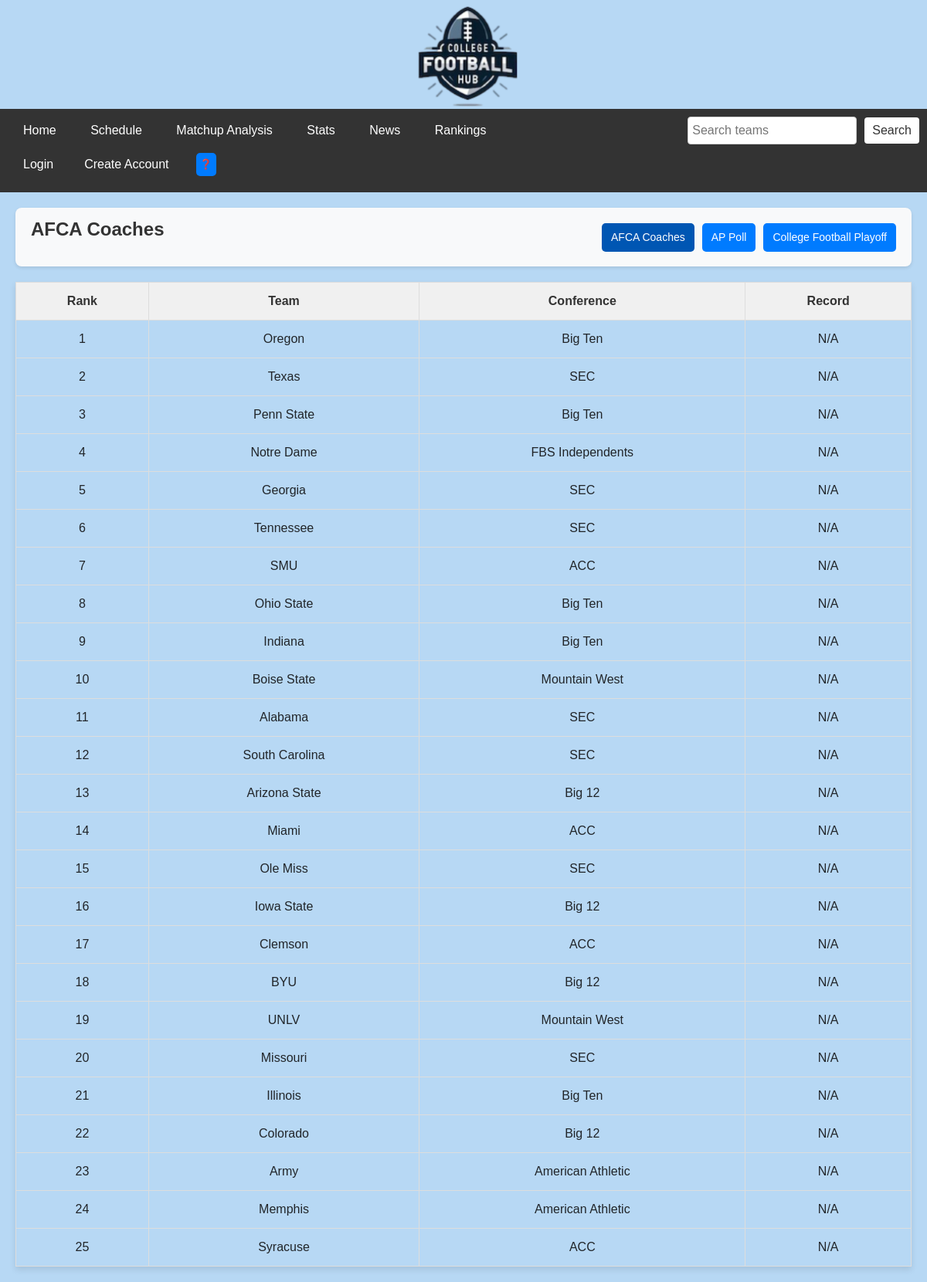
Screenshot of /rankings with the database file from the repository.
### models.py (models this page shows, shortened)
class Ranking(db.Model):
    id = db.Column(db.Integer, primary_key=True)
    rank = db.Column(db.Integer, nullable=False)
    name = db.Column(db.String(100), nullable=False)
    conference = db.Column(db.String(100))
    record = db.Column(db.String(20))
    poll_type = db.Column(db.String(50), nullable=False)

### app.py (the view)
    @app.route('/rankings', methods=['GET']) # need to clean up
    def rankings():
        selected_poll = request.args.get('poll', 'AFCA Coaches')  # Default to 'AFCA Coaches'
        print(f"Selected poll: {selected_poll}")
        rankings_data = (
            Ranking.query.filter_by(poll_type=selected_poll)
            .order_by(Ranking.rank)
            .all()
        )
        print(f"Fetched {len(rankings_data)} rows for poll type '{selected_poll}'")
        print(f"Data: {[{'rank': r.rank, 'name': r.name, 'poll_type': r.poll_type} for r in rankings_data]}")
        if not rankings_data:
            return f"No rankings available for {selected_poll}.", 404
        return render_template('top_25_rankings.html', rankings=rankings_data, selected_poll=selected_poll)

### templates/top_25_rankings.html (shortened to what this page needs)
{% extends "base.html" %}
{% block content %}
<link rel="stylesheet" href="{{ url_for('static', filename='styles.css') }}"><link rel="stylesheet" href="{{ url_for('static', filename='styles.css') }}">
<div class="rankings-header">
    <div class="poll-display">
        {{ selected_poll }}
    </div>
    <div class="poll-links">
        <a href="?poll=AFCA Coaches" class="{% if selected_poll == 'AFCA Coaches' %}active{% endif %}">AFCA Coaches</a>
        <a href="?poll=AP" class="{% if selected_poll == 'AP' %}active{% endif %}">AP Poll</a>
        <a href="?poll=CFP" class="{% if selected_poll == 'CFP' %}active{% endif %}">College Football Playoff</a>
    </div>
</div>
<table class="rankings-table">
    <thead>
        <tr>
            <th>Rank</th>
            <th>Team</th>
            <th>Conference</th>
            <th>Record</th>
        </tr>
    </thead>
    <tbody>
        {% for team in rankings %}
        <tr>
            <td>{{ team.rank }}</td>
            <td>{{ team.name }}</td>
            <td>{{ team.conference }}</td>
            <td>{{ team.record }}</td>
        </tr>
        {% endfor %}
    </tbody>
</table>
{% endblock %}

### templates/base.html (shortened to what this page needs)
<!DOCTYPE html>
<html lang="en">
<head>
    <link href="https://cdn.jsdelivr.net/npm/bootstrap@5.3.0-alpha1/dist/css/bootstrap.min.css" rel="stylesheet">
</head>
<body>
    <div class="header">
        <img src="{{ url_for('static', filename='images/logo1.png') }}" alt="Profile Photo" class="logo">
    </div>
    <div class="navbar">
        <div>
            <a href="{{ url_for('home') }}">Home</a>
            <a href="{{ url_for('schedule') }}">Schedule</a>
            <a href="{{ url_for('gameProjections') }}">Matchup Analysis</a>
            <a href="{{ url_for('stats') }}">Stats</a>
            <a href="{{ url_for('news') }}">News</a>
            <div class="dropdown">
                <a href="#">Rankings</a>
            </div>
        </div>
        <div class="search-bar">
            <form action="{{ url_for('search') }}" method="get" style="display: flex; align-items: center;">
                <input
                    type="text"
                    name="search_query"
                    placeholder="Search teams"
                >
                <button type="submit">Search</button>
            </form>
        </div>
        <div style="display: flex; align-items: center; justify-content: flex-end;">
            {% if 'username' not in session %}
                <a href="{{ url_for('login') }}">Login</a>
                <a href="{{ url_for('create_account') }}">Create Account</a>
            {% else %}
                <a href="{{ url_for('settings') }}">Settings</a>
                <a href="{{ url_for('logout') }}">Logout</a>
            {% endif %}
            <div class="dropdown" style="margin-left: 15px; position: relative;">
                <a href="#" class="btn btn-light" style="font-size: 0.8em; padding: 5px;">❓</a>
            </div>
        </div>
    </div>
    <section class="content">
        {% block content %}
        {% endblock %}
    </section>
</body>
</html>

### static/styles.css (style rules this page uses)
.btn { background-color: #007BFF; color: white; border: none; padding: 10px 20px; border-radius: 5px; cursor: pointer; width: 100%; font-size: 16px; }
a { color: #007BFF; }
.rankings-header { display: flex; justify-content: space-between; align-items: center; margin-bottom: 20px; padding: 10px 20px; background-color: #f8f9fa; border-radius: 8px; box-shadow: 0 2px 4px rgba(0, 0, 0, 0.1); }
.poll-links { display: flex; gap: 10px; }
.poll-links a { padding: 8px 12px; background-color: #007BFF; color: white; text-decoration: none; border-radius: 5px; font-size: 14px; transition: background-color 0.2s; }
.poll-links a.active, .poll-links a:hover { background-color: #0056b3; }
.rankings-table { width: 100%; border-collapse: collapse; margin-top: 20px; box-shadow: 0 4px 8px rgba(0, 0, 0, 0.1); }
.rankings-table th, .rankings-table td { text-align: center; padding: 12px; border: 1px solid #ddd; }
.rankings-table th { background-color: #f0f0f0; color: #333; font-size: 16px; }
.poll-display { text-align: left; margin-bottom: 20px; font-size: 1.5em; font-weight: bold; color: #333; }

### templates/base.html (style rules this page uses)
body { background-color: #66ade878; font-family: Arial, sans-serif; }
.navbar { display: flex; background-color: #333; justify-content: space-between; padding: 10px; }
.navbar a { color: white; padding: 14px 20px; text-decoration: none; text-align: center; }
.search-bar { display: flex; align-items: center; }
.search-bar input[type="text"] { padding: 5px; border: 1px solid #ccc; border-radius: 4px; margin-right: 10px; }
.search-bar button { padding: 5px 10px; background-color: white; color: #333; border: none; border-radius: 4px; cursor: pointer; }
.dropdown { position: relative; display: inline-block; }
.content { padding: 20px; }
.header { display: flex; justify-content: center; align-items: center; text-align: center; }
.logo { width: 140px; height: auto; margin-left: 10px; }

### rows the page displays
Ranking: rank "1", name "Oregon", conference "Big Ten", record "N/A"
Ranking: rank "2", name "Texas", conference "SEC", record "N/A"
Ranking: rank "3", name "Penn State", conference "Big Ten", record "N/A"
Ranking: rank "4", name "Notre Dame", conference "FBS Independents", record "N/A"
Ranking: rank "5", name "Georgia", conference "SEC", record "N/A"
Ranking: rank "6", name "Tennessee", conference "SEC", record "N/A"
Ranking: rank "7", name "SMU", conference "ACC", record "N/A"
Ranking: rank "8", name "Ohio State", conference "Big Ten", record "N/A"
Ranking: rank "9", name "Indiana", conference "Big Ten", record "N/A"
Ranking: rank "10", name "Boise State", conference "Mountain West", record "N/A"
Ranking: rank "11", name "Alabama", conference "SEC", record "N/A"
Ranking: rank "12", name "South Carolina", conference "SEC", record "N/A"
Ranking: rank "13", name "Arizona State", conference "Big 12", record "N/A"
Ranking: rank "14", name "Miami", conference "ACC", record "N/A"
Ranking: rank "15", name "Ole Miss", conference "SEC", record "N/A"
Ranking: rank "16", name "Iowa State", conference "Big 12", record "N/A"
Ranking: rank "17", name "Clemson", conference "ACC", record "N/A"
Ranking: rank "18", name "BYU", conference "Big 12", record "N/A"
Ranking: rank "19", name "UNLV", conference "Mountain West", record "N/A"
Ranking: rank "20", name "Missouri", conference "SEC", record "N/A"
Ranking: rank "21", name "Illinois", conference "Big Ten", record "N/A"
Ranking: rank "22", name "Colorado", conference "Big 12", record "N/A"
Ranking: rank "23", name "Army", conference "American Athletic", record "N/A"
Ranking: rank "24", name "Memphis", conference "American Athletic", record "N/A"
Ranking: rank "25", name "Syracuse", conference "ACC", record "N/A"

### other values shown
{{ selected_poll }} "AFCA Coaches"
